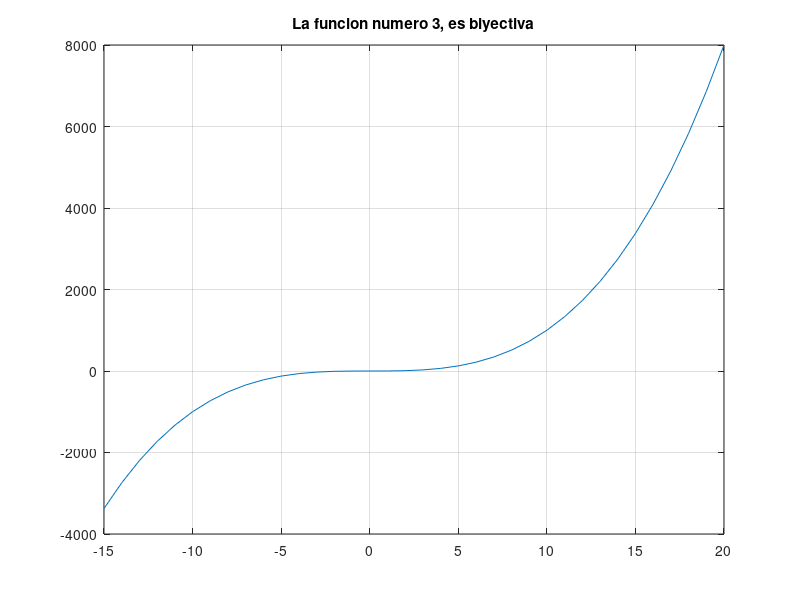

Write MATLAB code to recreate this figure.
% Octave Script
% Funcion                :3
% Title                  :A19 funcion inyectiva, sobreyectiva y biyectiva
% Description            :Script para recordar funcion inyectiva, sobreyectiva y biyectiva
% Author                 :Magali Valencia Clemente
% Date                   :2021/11/16
% Version                :1
% Usage                  :C:\Users\magali
%                        :octave>funcion inyectiva, sobreyectiva y biyectiva
 
 clear
% dominio x 
x=[-15:1:20];
% funciona  plotar 
fx=(x.^3);
plot(x,fx)
% marcar el plano cartesiano 
hold on;
grid on;
title(['La funcion numero 3, es biyectiva']);
% esta funcion es biyectiva por que todo el elemento del contradominio es imagen de uno y solamente un elemento del dominio